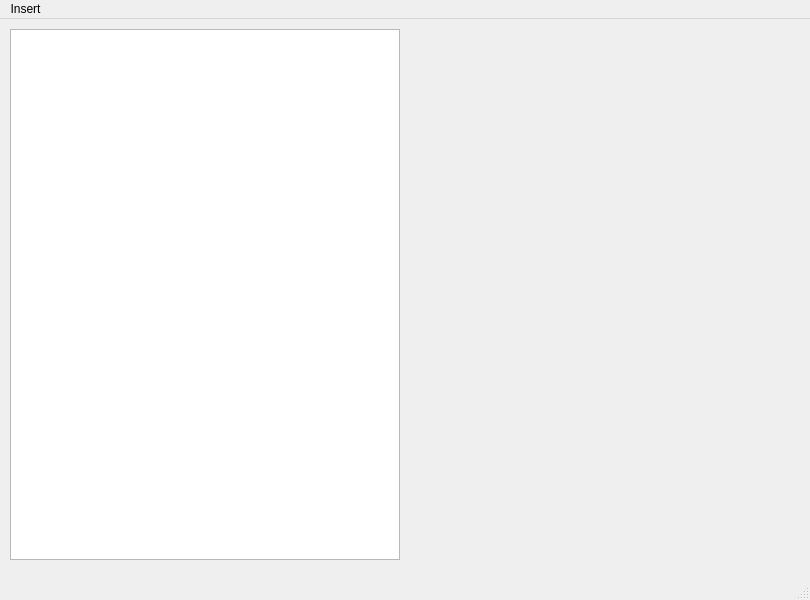
<?xml version="1.0" encoding="UTF-8"?>
<ui version="4.0">
 <class>MainWindow</class>
 <widget class="QMainWindow" name="MainWindow">
  <property name="geometry">
   <rect>
    <x>0</x>
    <y>0</y>
    <width>810</width>
    <height>600</height>
   </rect>
  </property>
  <property name="windowTitle">
   <string>MainWindow</string>
  </property>
  <widget class="QWidget" name="centralwidget">
   <widget class="QTableView" name="tableView">
    <property name="geometry">
     <rect>
      <x>10</x>
      <y>10</y>
      <width>390</width>
      <height>531</height>
     </rect>
    </property>
   </widget>
  </widget>
  <widget class="QMenuBar" name="menubar">
   <property name="geometry">
    <rect>
     <x>0</x>
     <y>0</y>
     <width>810</width>
     <height>21</height>
    </rect>
   </property>
   <widget class="QMenu" name="menuInsert">
    <property name="title">
     <string>Insert</string>
    </property>
    <addaction name="actionInsert_row"/>
   </widget>
   <addaction name="menuInsert"/>
  </widget>
  <widget class="QStatusBar" name="statusbar"/>
  <action name="actionInsert_row">
   <property name="text">
    <string>Insert row</string>
   </property>
  </action>
 </widget>
 <resources/>
 <connections/>
</ui>
